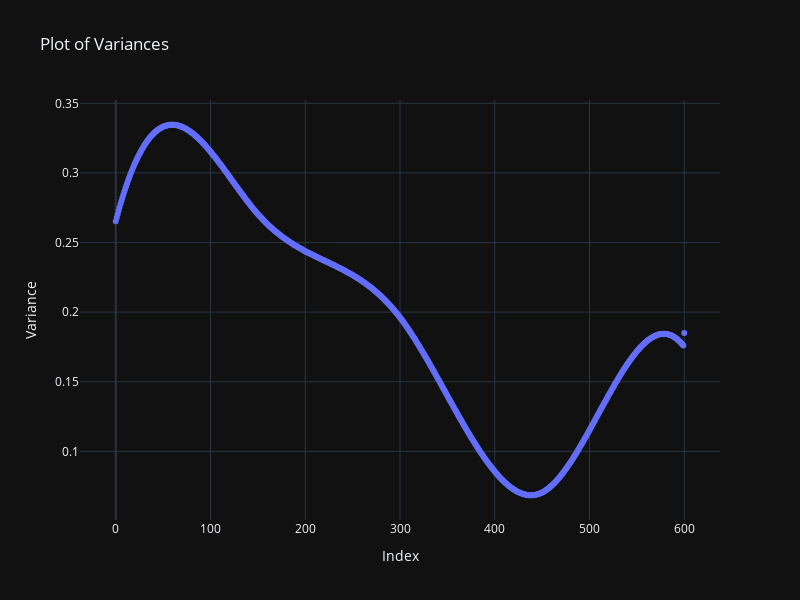

This figure's notebook cell:
### Markdown cell above
Note that the regression quantiles clearly outline the heteroscedastic nature of the data.

#### Find variance anomalies

A certain contextual type of anomaly is a subset of points that have variance very different than other subsets. Using quantile regression we can (1) evaluate the regressor-dependent variance for each point using the regression quantiles $0.25$ and $0.75$; and (2) find the points that have outlier variances.

Here we compute and plot the variance estimates for a signal:

### Code cell
q_funcs = quantile_regression(dist_data, knots=4, probs=[0.25, 0.75])

variances = np.abs([q_funcs[1](x) - q_funcs[0](x) for x in dist_data[:, 0]])

fig = go.Figure(data=go.Scatter(y=variances, mode='markers'))
fig.update_layout(
    title='Plot of Variances',
    xaxis_title='Index',
    yaxis_title='Variance',
    template='plotly_dark',
    width=800,
    height=600
)
fig.show()

### Figure 1 — Plotly figure (JSON) as saved in the notebook; plotly's stock layout.template omitted (floating-point values rounded to 4 significant figures; data arrays with more than 128 entries replaced by an {"elided": "..."} marker saying what was removed)
{"data": [{"mode": "markers", "type": "scatter", "y": {"elided": "601 float values"}}], "layout": {"height": 600, "title": {"text": "Plot of Variances"}, "width": 800, "xaxis": {"title": {"text": "Index"}}, "yaxis": {"title": {"text": "Variance"}}}}
